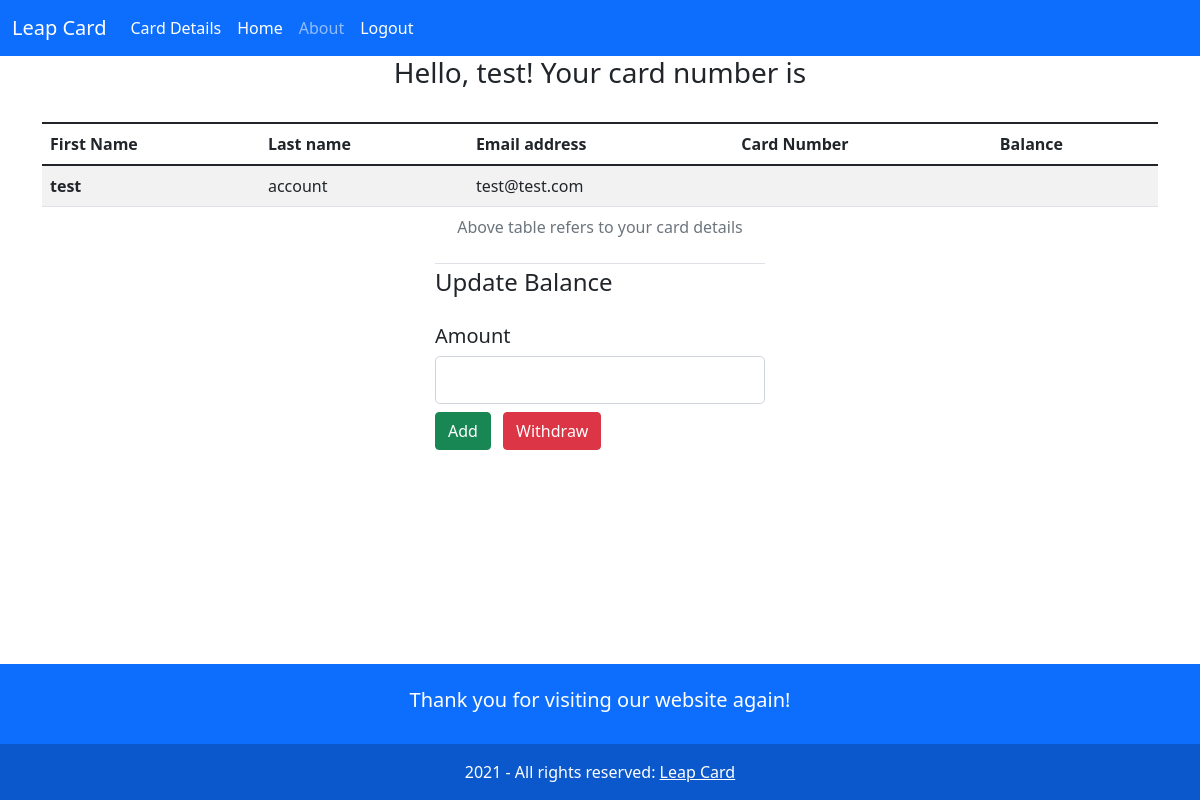
Page /carddetails (signed in) on the earlier database version.
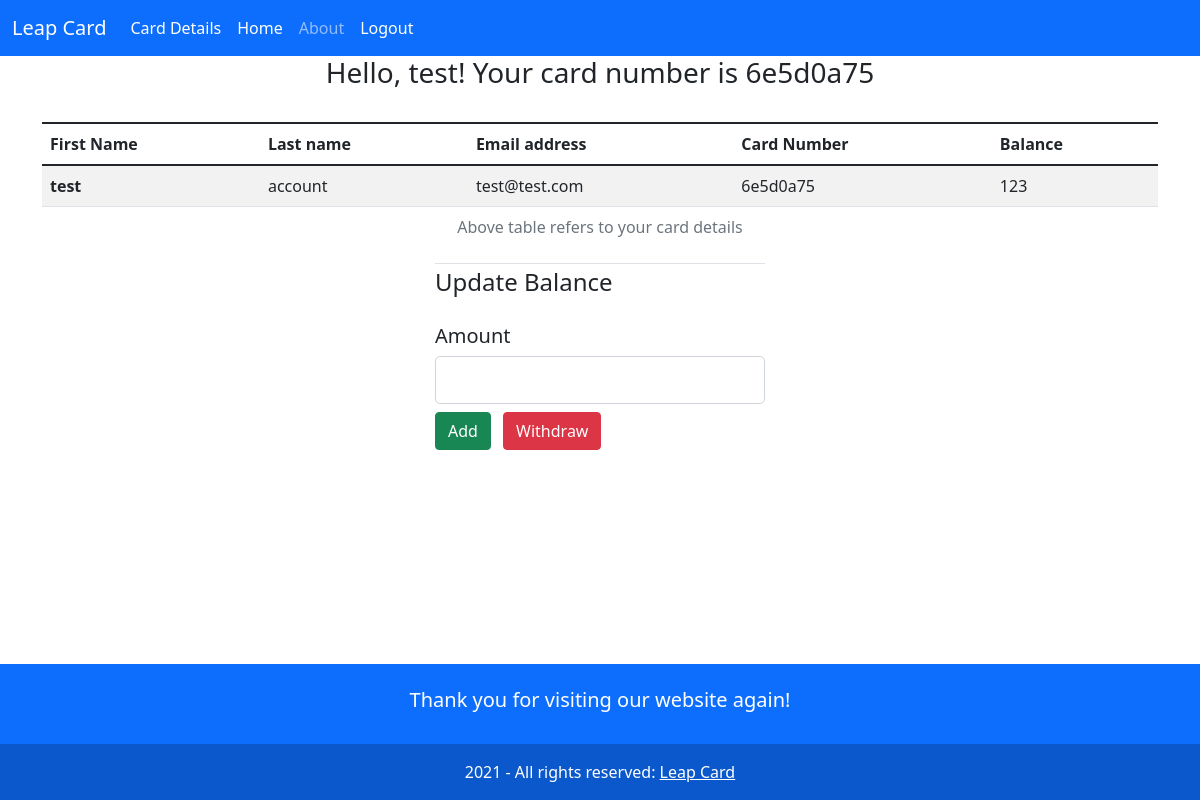
Same page on the later database version.
### application/models.py (models this page shows, shortened)
class User(db.Model, UserMixin):
    id = db.Column(db.Integer, primary_key=True)
    firstname = db.Column(db.String(20), nullable = False)
    lastname = db.Column(db.String(20), nullable = False)
    email = db.Column(db.String(30), unique = True, nullable = False)
    password = db.Column(db.String(60), nullable = False)

class Card(db.Model):
    id = db.Column(db.Integer, primary_key=True)
    balance = db.Column(db.Integer, nullable = False)
    cardnum = db.Column(db.String, nullable = False, default = uuid.uuid4().hex[:8]) #we generate a card number for the user here
    user_id = db.Column(db.Integer, db.ForeignKey('user.id'), nullable=False)

### application/routes.py (the view)
@application.route("/carddetails", methods=['GET', 'POST'])
@login_required
def carddetails():
    form = UpdateForm()
    currentcard = Card.query.filter_by(user_id= current_user.id).first()
    if form.add_submit.data:    #To add balance to the card
        currentcard.balance += form.amount.data
        db.session.commit()
        redirect(url_for('carddetails'))
    if form.withdraw_submit.data:   #To withdraw balance from the card
        currentcard.balance -= form.amount.data
        db.session.commit()
    return render_template("carddetails.html", firstname = current_user.firstname, card = currentcard, form = form)

### application/forms.py
class UpdateForm(FlaskForm):
    amount = IntegerField('Amount', validators=[DataRequired()])
    add_submit = SubmitField('Add')
    withdraw_submit = SubmitField('Withdraw')

### application/models.py (called while the page is built)
@login_manager.user_loader #This code is used for flask_login to understand what details are considered for the current user based on id.
def load_user(user_id):
    return User.query.get(int(user_id))

### application/templates/carddetails.html (shortened to what this page needs)
{% extends "layout.html" %}
{% block content %}
<h3 style="text-align:center">Hello, {{ firstname }}! Your card number is {{ card.cardnum }} </h3></style>
<br>
<div class="container">
<table class="table table-striped">
  <caption style="text-align: center;">Above table refers to your card details</caption>
    <thead>
        <tr>
          <th scope="col">First Name</th>
          <th scope="col">Last name</th>
          <th scope="col">Email address</th>
          <th scope="col">Card Number</th>
          <th scope="col">Balance</th>
        </tr>
      </thead>
      <tbody>
        <tr>
          <th scope="row">{{ current_user.firstname }}</th>
          <td>{{ current_user.lastname }}</td>
          <td>{{ current_user.email }}</td>
          <td>{{ card.cardnum }}</td>
          <td>{{ card.balance }}</td>
        </tr>
      </tbody>
  </table>
</div>
<div class="container d-flex justify-content-center">
    <form method = "POST" action ="">
        <fieldset class="form-group">
            <legend class="border-top mb-4">Update Balance</legend>
            {{form.amount.label(class="form-control-label h5 ")}}
                {% if form.amount.errors %}
                {{ form.amount(class="form-control form-control-lg is-invalid") }}
                <div class="invalid-feedback">
                    {% for error in form.amount.errors %}
                        <span>{{ error }}</span>
                    {% endfor %}
                </div>
            {% else %}
                {{ form.amount(class="form-control form-control-lg") }}
            {% endif %}
            {{form.add_submit(class="btn btn-success my-2")}}
            {{form.withdraw_submit(class="btn btn-danger mx-2")}}
            </form>
</div>
{%endblock content %}

### application/templates/layout.html (shortened to what this page needs)
<!DOCTYPE html>
<html lang="en">
<head>
    <link href="https://cdn.jsdelivr.net/npm/bootstrap@5.1.3/dist/css/bootstrap.min.css" rel="stylesheet">
</head>
<body>
    <nav class="navbar navbar-expand-lg navbar-dark bg-primary">
        <div class="container-fluid">
          <a class="navbar-brand" href="#">Leap Card</a>
          <div class="collapse navbar-collapse" id="navbarNav">
            <ul class="navbar-nav">
              {% if current_user.is_authenticated %}
              <li class="nav-item">
                <a class="nav-link active" aria-current="page" href="{{ url_for('carddetails') }}">Card Details</a>
              </li>
              <li class="nav-item">
                <a class="nav-link active" aria-current="page" href="{{ url_for('home') }}">Home</a>
              </li>
              <li class="nav-item">
                <a class="nav-link" href="{{ url_for('about') }}" target="_blank">About</a>
              </li>
              <li class="nav-item">
                <a class="nav-link active" aria-current="page" href="{{ url_for('logout') }}">Logout</a>
              </li>
             {% endif %}
            </ul>
          </div>
        </div>
      </nav>
      <footer class="bg-primary text-center text-white fixed-bottom" style="background-color: #21081a;">
        <div class="container p-4"><h5>Thank you for visiting our website again!</h5></div>
        <div class="text-center p-3" style="background-color: rgba(0, 0, 0, 0.2);">
          2021 - All rights reserved:
          <a class="text-white">Leap Card</a>
        </div>
      </footer>
    {%block content%}
    {%endblock content%}
</body>
</html>

Differences in the rows shown:
added Card: balance "123"
Other differences:
{{ card.cardnum }}: (not shown) → "6e5d0a75"
